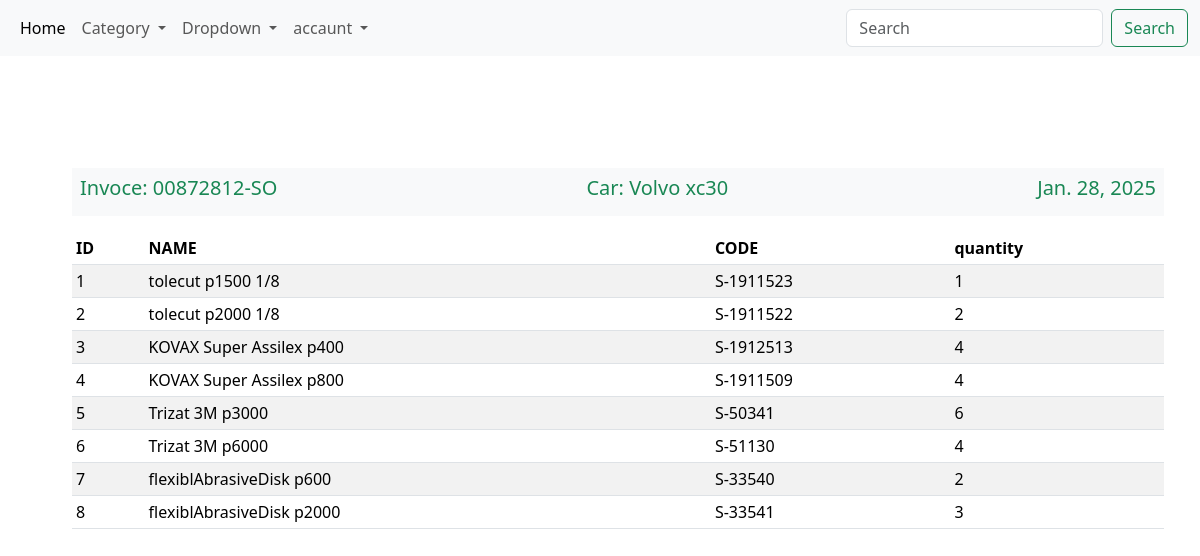
/order/order-item/1/, run on an earlier commit of the app's database.
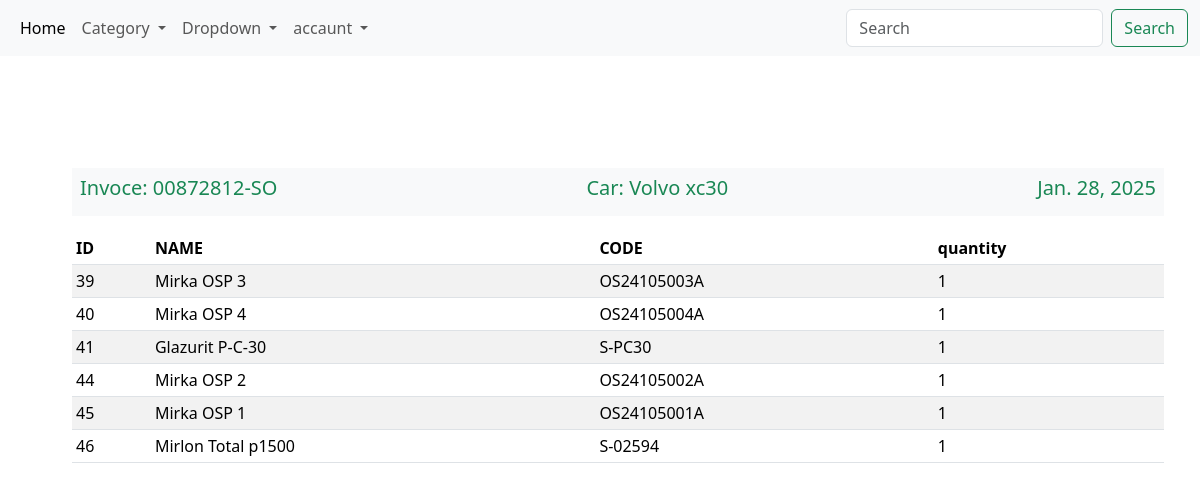
And on a later commit of the database.
### order/models.py (models this page shows, shortened)
class OrderHead(models.Model):
    date = models.DateField(auto_now_add=True, verbose_name='Дата', null=True, blank=True)
    invoce = models.CharField(max_length=50, verbose_name='Інвойс' , null=True, blank=True)
    car_brand = models.CharField(max_length=50, verbose_name='Марка',   null=True, blank=True)
    car_model = models.CharField(max_length=50, verbose_name='Модель',  null=True, blank=True)
    color = models.CharField(max_length=50, verbose_name='Колір',  null=True, blank=True)
    class Meta:
        verbose_name = 'шапка замовлення '
        verbose_name_plural = 'шапка замовлень'

class Order(models.Model):
    user = models.CharField(max_length=50, verbose_name='Користувач', null=True, blank=True)
    product = models.CharField(max_length=50, verbose_name='Продукт', null=True, blank=True)
    serial = models.CharField(max_length=50, verbose_name='Номер', null=True, blank=True)
    quantity = models.IntegerField(default=0, null=True, blank=True, verbose_name='Кількість')
    invoce = models.CharField(max_length=50, verbose_name='Інвойс', null=True, blank=True)
    car_brand = models.CharField(max_length=50, verbose_name='Марка', null=True, blank=True)
    car_model = models.CharField(max_length=50, verbose_name='Модель', null=True, blank=True)
    color = models.CharField(max_length=50, verbose_name='Колір', null=True, blank=True)
    create_time_stamp = models.DateTimeField(auto_now_add=True, verbose_name='Дата', null=True, blank=True)
    class Meta:
        verbose_name = 'Замовлення'
        verbose_name_plural = 'Замовлення'

### order/views.py (the view)
# urls.py: path('order-item/<int:id>/', views.orderItem, name='order_item'),
def orderItem(request, id):
    orderItem = Order.objects.all()
    order_title = OrderHead.objects.all()
    for i in order_title:
        if i.id == id:
            order_title = i
    context = {
        'title': 'Product List',
        "orderItem": orderItem,
        "id": id,
        "order_title": order_title
    }
    return render(request, 'order/order_item.html', context)

### goods/templatetags/goods_tags.py (called while the page is built)
@register.simple_tag()
def tag_categories():
    return Categories.objects.all()

### order/templates/order/order_item.html
{% extends "base.html" %}
{% load static %}
{% block content %}
<div class="container px-4 p-5 m-5">
    <dir class="bg-light p-2 list-inline d-flex justify-content-between">
        <h5 class="text-success list-inline-item">Invoce: 00{{order_title.invoce}}-SO</h5>
        <h5 class="text-success list-inline-item">Car: {{order_title.car_brand}} {{order_title.car_model}}</h5>
        <h5 class="text-success list-inline-item">{{order_title.date}}</h5>
    </dir>
    <div class="table-responsive">
        <table class="table table-striped table-sm">
          <thead>
            <tr>
              <th scope="col">ID</th>
              <th scope="col">NAME</th>
              <th scope="col">CODE</th>
              <th scope="col">quantity</th>
            </tr>
          </thead>
          <tbody>
            {% for item in orderItem %}
            <tr>
              <td>{{item.id}}</td>
              <td>{{item.product}}</td>
              <td>{{item.serial}}</td>
              <td>{{item.quantity}}</td>
            </tr>
            {% endfor %}
          </tbody>
        </table>
    </div>
  </div>
{% endblock content %}

### templates/base.html (shortened to what this page needs)
{% load static %}
{% load goods_tags %}
<!DOCTYPE html>
<html lang="en">
  <head>
    <link
      href="https://cdn.jsdelivr.net/npm/bootstrap@5.3.3/dist/css/bootstrap.min.css"
      rel="stylesheet"
    />
  </head>
  <body>
    <nav class="navbar navbar-expand-lg  bg-light">
      <div class="container-fluid">
        <div class="collapse navbar-collapse " id="navbarSupportedContent">
          <ul class="navbar-nav me-auto mb-2 mb-lg-0">
            <li class="nav-item">
              <a class="nav-link  active" aria-current="page" href="{% url "main:index" %}"
                >Home</a
              >
            </li>
            <li class="nav-item dropdown">
              <a class="nav-link dropdown-toggle"
                href="#"
                role="button"
                data-bs-toggle="dropdown"
                aria-expanded="false">Category
              </a>
                {% tag_categories as categories %}
            </li>
            <li class="nav-item dropdown">
              <a
                class="nav-link dropdown-toggle"
                href="#"
                role="button"
                data-bs-toggle="dropdown"
                aria-expanded="false"
              >
                Dropdown
              </a>
            </li>
            <li class="nav-item dropdown">
              <a
              class="nav-link dropdown-toggle"
              href="#"
              role="button"
              data-bs-toggle="dropdown"
              aria-expanded="false"
              > accaunt
              </a>
            </li>
          </ul>
          <form class="d-flex" role="search">
            <input
              class="form-control me-2"
              type="search"
              placeholder="Search"
              aria-label="Search"
            />
            <button class="btn btn-outline-success" type="submit">
              Search
            </button>
          </form>
        </div>
      </div>
    </nav>
    {% block content %}{% endblock content %}
  </body>
</html>

What changed in the data, as far as the page shows it:
removed Order: id "1", product "tolecut p1500 1/8", serial "S-1911523", quantity "1"
removed Order: id "2", product "tolecut p2000 1/8", serial "S-1911522", quantity "2"
removed Order: id "3", product "KOVAX Super Assilex p400", serial "S-1912513", quantity "4"
removed Order: id "4", product "KOVAX Super Assilex p800", serial "S-1911509", quantity "4"
removed Order: id "5", product "Trizat 3M p3000", serial "S-50341", quantity "6"
removed Order: id "6", product "Trizat 3M p6000", serial "S-51130", quantity "4"
removed Order: id "7", product "flexiblAbrasiveDisk p600", serial "S-33540", quantity "2"
removed Order: id "8", product "flexiblAbrasiveDisk p2000", serial "S-33541", quantity "3"
added Order: id "39", product "Mirka OSP 3", serial "OS24105003A", quantity "1"
added Order: id "40", product "Mirka OSP 4", serial "OS24105004A", quantity "1"
added Order: id "41", product "Glazurit Р-С-30", serial "S-PC30", quantity "1"
added Order: id "44", product "Mirka OSP 2", serial "OS24105002A", quantity "1"
added Order: id "45", product "Mirka OSP 1", serial "OS24105001A", quantity "1"
added Order: id "46", product "Mirlon Total p1500", serial "S-02594", quantity "1"
